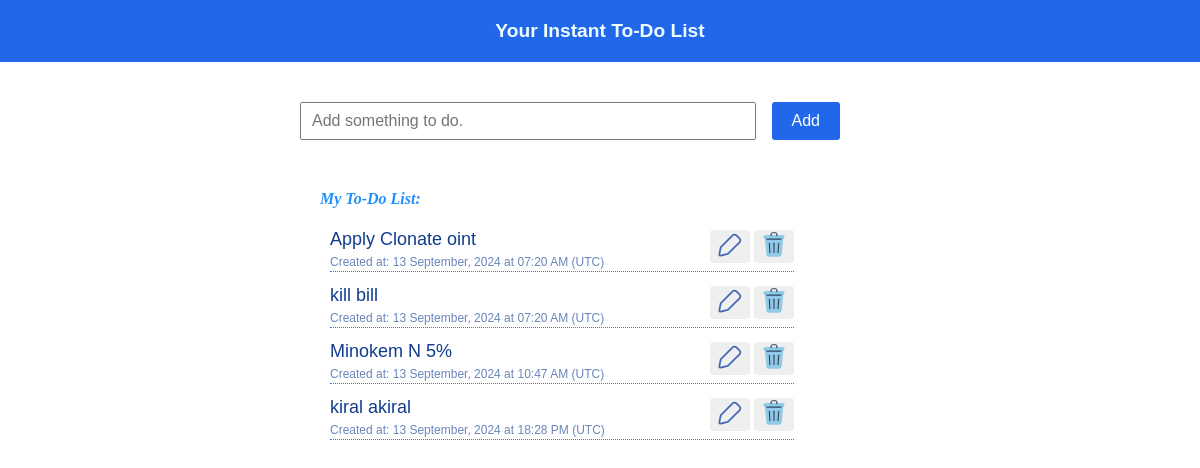
Before: / with the older database file.
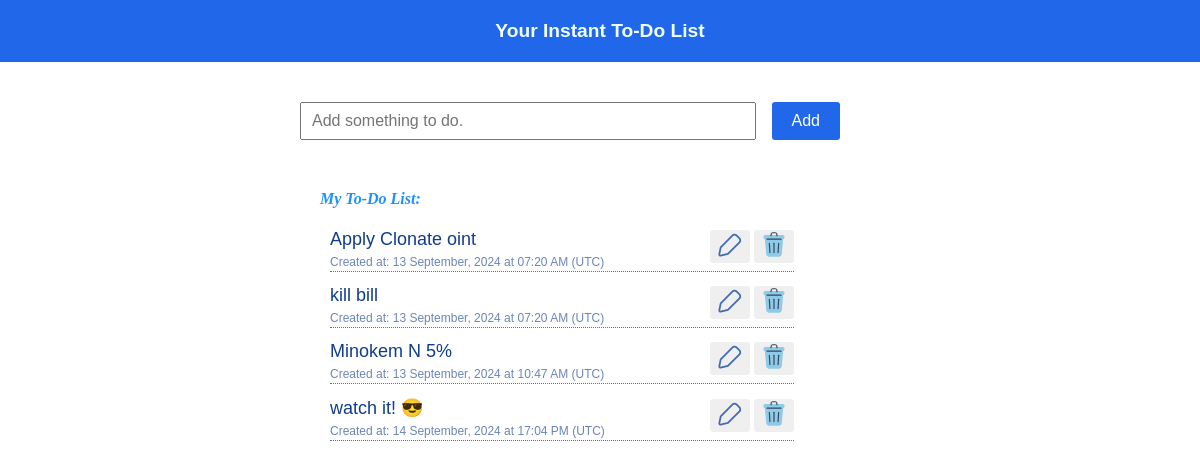
After: the same page with the newer database file.
### app.py (models this page shows, shortened)
class Todo(db.Model):
    __tablename__ = 'todo'
    id = db.Column(db.Integer, primary_key=True)
    item = db.Column(db.String(100), nullable=False)
    created_at = db.Column(db.DateTime(timezone=True), server_default=func.now(), nullable=True)
    def verbose_time(self):
        return self.created_at.strftime("%d %B, %Y at %H:%M %p")

### app.py (the view)
@app.route("/", methods=["GET", "POST"])
def home():
    if request.method == "POST":
        new_item = request.form["item"]
        db.session.add(Todo(item=new_item))
        db.session.commit()
        return redirect(url_for('home'))
    todos = Todo.query.all()
    return render_template('home.html', items=todos)

### templates/home.html (shortened to what this page needs)
<!DOCTYPE html>
<html lang="en">
<head>
</head>
<body style="margin: 0%; position: relative;">
    <h2 style="
        font-family: Arial, Helvetica, sans-serif;
        font-size: larger; text-align: center; background-color: rgb(33, 103, 234);
        margin-top: 0px; padding-top: 20px; padding-bottom: 20px;
        color: azure;
        ">
        Your Instant To-Do List
    </h2>
    <div style="margin-top: 5vh; display: flex; justify-content: center;">
        <div style="width: 60%; max-width: 600px;">
            <form method="post" style="width: 90%; display: flex; align-items: center; justify-content: space-between;">
                <input style="width: 80%; padding: 8px 10px; font-size: medium;"
                    type="text"
                    name="item"
                    placeholder="Add something to do."
                    required
                />
                <input style="
                    background-color: rgb(33, 103, 234); color: white; border: none; padding: 10px 20px;
                    font-size: medium; font-family: Arial, Helvetica, sans-serif; border-radius: 3px;"
                    type="submit"
                    value="Add"
                />
            </form>
            <div style="margin-left: 20px; margin-top: 50px;">
                <p style="color:dodgerblue; font-weight: 800;"><em>My To-Do List:</em></p>
                <ul style="list-style-type: none; width: 80%; box-sizing: border-box; padding: 0 0; margin-left: 10px;">
                    {% for item in items %}
                        <li id="item-entry" data-id="item-{{ item.id }}"
                            style="margin: 8px 0; font-family: Arial, Helvetica, sans-serif; font-size: large;
                            font-weight: 400; color: rgb(16, 60, 142); border-bottom: 1px dotted rgb(48, 117, 246);"
                        >
                            <div id="item-display-full" data-id="item-{{item.id}}" hidden="false"
                                style="display: flex; justify-content: space-between; align-items: center;">
                                <div id="item-content" style="display: flex; flex-direction: column; flex-wrap: wrap;">
                                    <div style="margin: 5px 0;">{{item.item}}</div>
                                    <div style="font-size: 12px; color: rgba(16, 60, 142, 0.623); margin-bottom: 2px;">
                                        Created at: {{ item.verbose_time() }} (UTC)
                                    </div>
                                </div>
                                <div style="display: flex; justify-content: space-around; gap: 4px;">
                                    {% include('item-buttons.html') %}
                                </div>
                            </div>
                        </li>
                    {% endfor %}
                </ul>
            </div>
        </div>
    </div>
</body>
</html>

### templates/item-buttons.html (shortened to what this page needs)
<button id="item-edit-btn" title="Edit item" type="submit"
    style="border: none; border-radius: 3px; margin-bottom: 2px;">
</button>
<button title="Delete item" id="remBtn" type="submit" onclick="removeItem({{item.id}})"
    style="border: none; border-radius: 3px; margin-bottom: 2px;">
</button>

Changed rows visible on the page:
removed Todo: item "kiral akiral", verbose_time "13 September, 2024 at 18:28 PM"
added Todo: item "watch it! 😎", verbose_time "14 September, 2024 at 17:04 PM"
